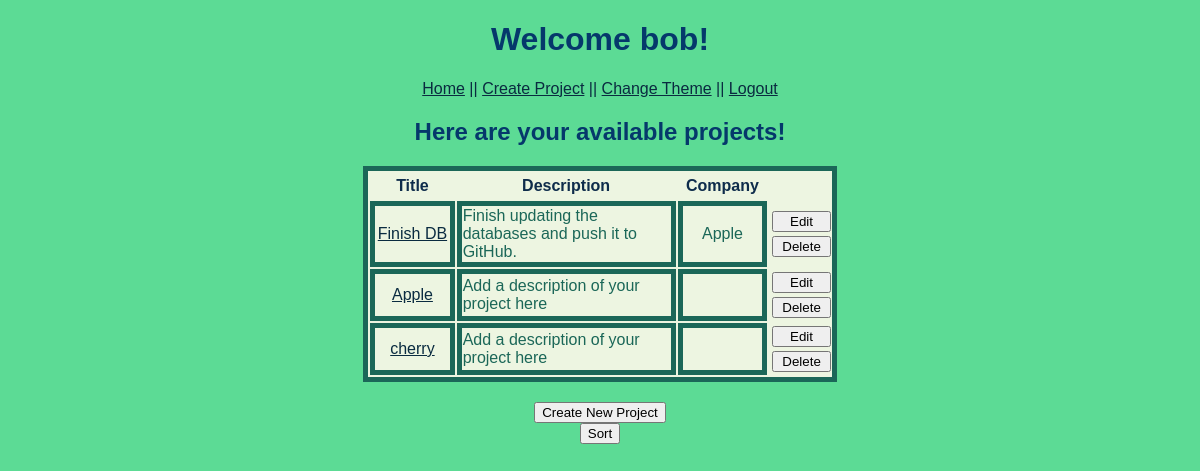
The page /projects (signed in) on the database its author committed.
### models.py (models this page shows, shortened)
class Project(db.Model):
    id = db.Column('id', db.Integer, primary_key = True)
    title = db.Column('title', db.String(200))
    detail = db.Column('detail', db.String(1000))
    company_name = db.Column('company_name', db.String(100))

### app.py (the view)
@app.route('/')
@app.route('/index')
@app.route('/projects')
def index():
    if session.get('user'):
        projects = find_projects()
        return render_template("index.html", user=session['user'], user_projects=projects, theme=session['user_theme'])
    return redirect(url_for('login'))

### models.py (called while the page is built)
def find_projects():
    return db.session.query(Project).all()

### templates/index.html (shortened to what this page needs)
<!DOCTYPE html>
<html lang="en">
    <head>
        {% if theme == 1 %}
            <link rel="stylesheet" href="{{ url_for('static', filename='main.css')}}">
        {% elif theme == 3 %}
        <link rel="stylesheet" href="{{ url_for('static', filename='third.css')}}">
        {% else %}
            <link rel="stylesheet" href="{{ url_for('static', filename='second.css')}}">
        {% endif %}
    </head>
    <body>
        <h1>Welcome {{user}}!</h1>
        <nav>
            <a href="{{ url_for('index') }}">Home</a> <span class="nav-spacing">||</span>
            <a href="{{ url_for('new_project') }}">Create Project</a> <span class="nav-spacing">||</span>
            <a href="{{ url_for('change_style', theme_id=theme) }}" method = "get">Change Theme</a> <span class="nav-spacing">||</span>
            <a href="{{ url_for('logout') }}">Logout</a>
        </nav>
        <div class="table-header">
            <h2>Here are your available projects!</h2>
        </div>
        <div class="box">
            <table class="insideBox">
                <tr>
                    <td><h3>Title</h3></td>
                    <td><h3>Description</h3></td>
                    <td><h3>Company</h3></td>
                </tr>
                {% for project in user_projects %}
                <tr>
                    <td class="tableRow"><a href="{{ url_for('get_project', project_id=project.id) }}">{{project.title}}</a></td>
                    <td class="tableRow2">{{project.detail}}</a></td>
                    <td class="tableRow">{{project.company_name}}</a></td>
                    <td>
                        <form action="{{url_for('edit_project',project_id=project.id)}}" method = "get">
                            <input type="submit" value="Edit">
                        </form>
                        <form action="{{url_for('delete_project',project_id=project.id)}}" method = "post">
                            <input type="submit" value="Delete">
                        </form>
                    </td>
                </tr>
                {% endfor %}
            </table>
            <div class="projectView">
                <form action="{{ url_for('new_project') }}">
                    <input type="submit" value="Create New Project">
                </form>
                <form action="{{url_for('sort')}}">
                    <input type="submit" value="Sort">
                </form>
            </div>
        </div>
    </body>
</html>

### static/main.css (style rules this page uses)
* { font-family: 'Gill Sans', 'Gill Sans MT', Calibri, 'Trebuchet MS', sans-serif; }
h1 { color:#05386B; text-align: center; }
h2 { color: #05386B; }
h3 { color:#0e2c4b; font-size: 16px; }
body { background:#5CDB95; }
a, .nav-spacing { color: inherit; color: #0a2b40; }
nav { text-align: center; }
.box { color: #1b6758; width: 40%; text-align: center; margin: 0px auto; }
.table-header { text-align: center; margin: 0px auto; }
.insideBox { background-color: #edf5e1; text-align: left; border: 5px solid; margin-bottom: 20px; width: 100%; }
.insideBox h3 { text-align: center; margin: 3px; }
.tableRow { border: 5px solid #1b6758; width: 5em; text-align: center; }
.tableRow2 { border: 5px solid #1b6758; width: 15em; }
.insideBox input[type=submit] { margin: 2px; width: 100%; }
.projectView { text-align: center; }

### rows shown on the page
Project: title "Finish DB", detail "Finish updating the databases and push it to GitHub.", company_name "Apple"
Project: title "Apple", detail "Add a description of your project here"
Project: title "cherry", detail "Add a description of your project here"

### other values the page prints
{{ user }} "bob"
